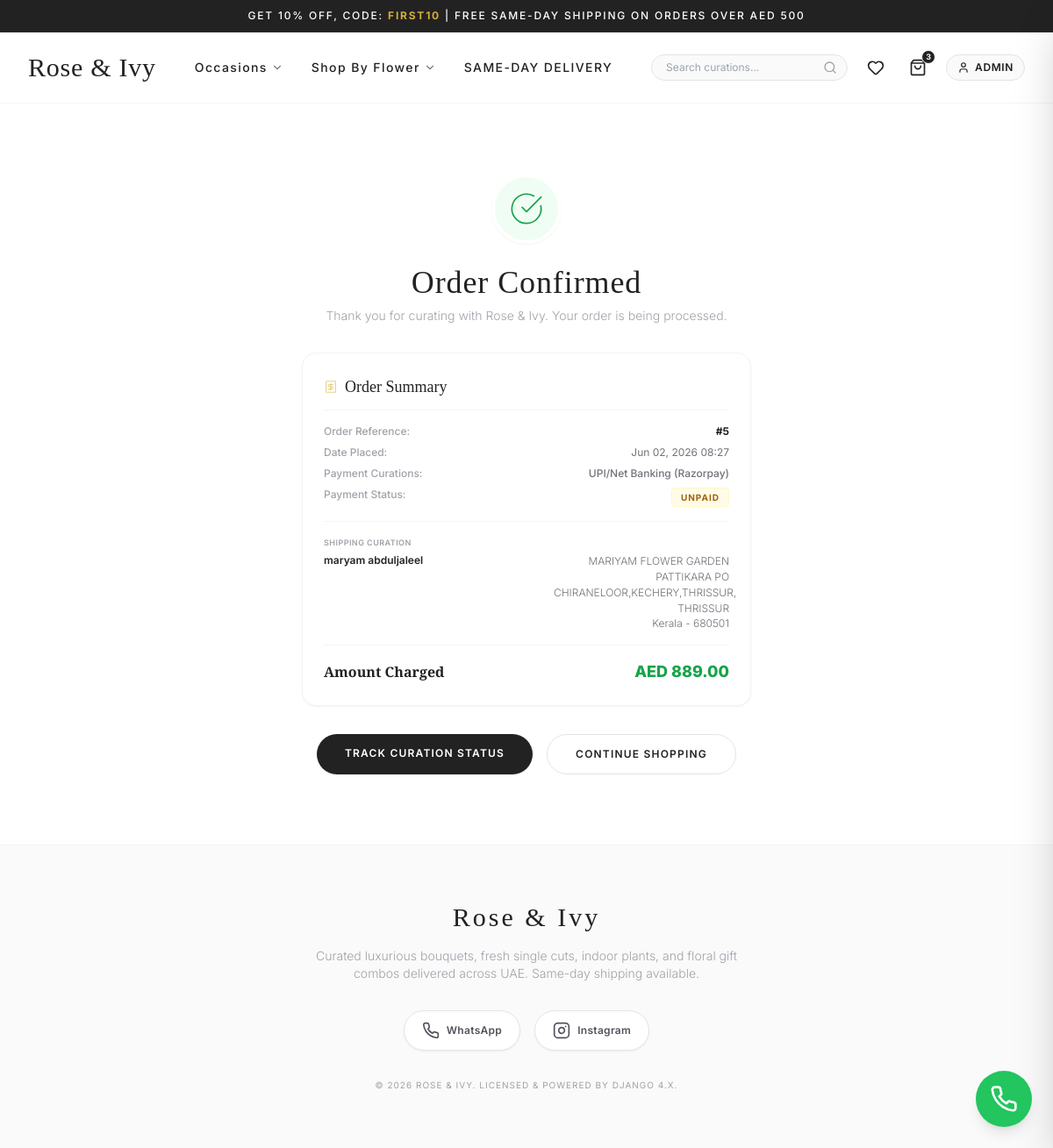
The app's page /orders/confirmation/5/ (signed in), older data.
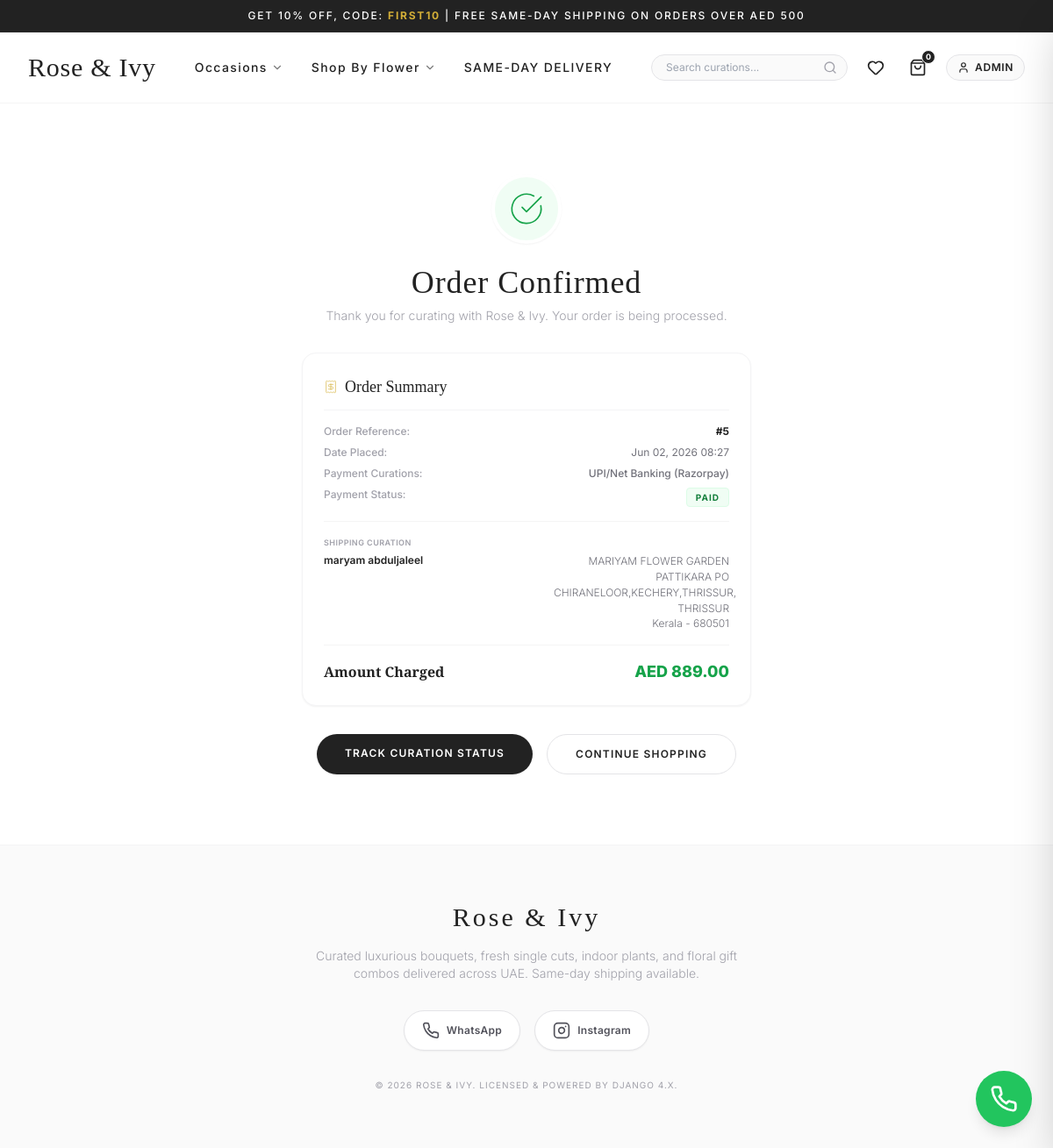
The same page, newer data.
### orders/models.py (models this page shows, shortened)
class Order(models.Model):
    ORDER_STATUS = (
        ('Pending', 'Pending'),
        ('Processing', 'Processing'),
        ('Shipped', 'Shipped'),
        ('Delivered', 'Delivered'),
    )
    PAYMENT_STATUS = (
        ('UNPAID', 'Unpaid'),
        ('PAID', 'Paid'),
        ('FAILED', 'Failed'),
    )
    PAYMENT_METHODS = (
        ('RAZORPAY', 'UPI/Net Banking (Razorpay)'),
    )
    user = models.ForeignKey(User, on_delete=models.CASCADE, related_name='orders')
    address = models.ForeignKey(Address, on_delete=models.SET_NULL, null=True, blank=True)
    total = models.DecimalField(max_digits=10, decimal_places=2)
    coupon = models.ForeignKey(Coupon, on_delete=models.SET_NULL, null=True, blank=True)
    discount_amount = models.DecimalField(max_digits=10, decimal_places=2, default=0.00)
    payment_method = models.CharField(max_length=20, choices=PAYMENT_METHODS)
    payment_status = models.CharField(max_length=20, choices=PAYMENT_STATUS, default='UNPAID')
    order_status = models.CharField(max_length=20, choices=ORDER_STATUS, default='Pending')
    gateway_order_id = models.CharField(max_length=100, blank=True, null=True)
    created_at = models.DateTimeField(auto_now_add=True)
    class Meta:
        ordering = ['-created_at']

### accounts/models.py (models this page shows, shortened)
class Address(models.Model):
    user = models.ForeignKey(User, on_delete=models.CASCADE, related_name='addresses')
    full_name = models.CharField(max_length=100)
    phone = models.CharField(max_length=15)
    street = models.CharField(max_length=255)
    city = models.CharField(max_length=100)
    state = models.CharField(max_length=100)
    pincode = models.CharField(max_length=10)
    is_default = models.BooleanField(default=False)
    class Meta:
        verbose_name_plural = "Addresses"

### orders/views.py (the view)
# urls.py: path('confirmation/<int:order_id>/', views.confirmation_view, name='confirmation'),
@login_required
def confirmation_view(request, order_id):
    order = get_object_or_404(Order, pk=order_id, user=request.user)
    return render(request, 'orders/confirmation.html', {'order': order})

### cart/context_processors.py (called while the page is built)
def cart_processor(request):
    cart_total_items = 0
    if request.user.is_authenticated:
        cart = Cart.objects.filter(user=request.user).first()
        if cart:
            cart_total_items = cart.total_items
    else:
        session_key = request.session.session_key
        if session_key:
            cart = Cart.objects.filter(session_key=session_key).first()
            if cart:
                cart_total_items = cart.total_items
    return {
        'cart_total_items': cart_total_items
    }

### cart/models.py (called while the page is built)
    @property
    def total_items(self):
        return sum(item.quantity for item in self.items.all())

### core/context_processors.py (called while the page is built)
def social_settings(request):
    return {
        'settings': {
            'WHATSAPP_PHONE_NUMBER': getattr(settings, 'WHATSAPP_PHONE_NUMBER', '971501234567'),
            'INSTAGRAM_USERNAME': getattr(settings, 'INSTAGRAM_USERNAME', 'roseandivyflowers'),
        }
    }

### templates/orders/confirmation.html (shortened to what this page needs)
{% extends 'base.html' %}
{% load static %}
{% block content %}
<div class="max-w-2xl mx-auto py-12 select-none text-center">
    <div class="inline-flex items-center justify-center bg-green-50 text-green-600 rounded-full mb-6 border-4 border-white shadow-sm w-20 h-20">
        <i data-lucide="check-circle" class="w-10 h-10 stroke-1"></i>
    </div>
    <h1 class="font-serif text-3xl md:text-4xl font-medium text-brandCharcoal tracking-wide mb-2">Order Confirmed</h1>
    <p class="text-zinc-400 text-xs md:text-sm font-light mb-8">Thank you for curating with Rose & Ivy. Your order is being processed.</p>
    <div class="bg-white border border-zinc-100 p-6 rounded-2xl shadow-sm text-left mb-8 max-w-lg mx-auto space-y-4">
        <h3 class="font-serif text-lg font-medium text-brandCharcoal border-b border-zinc-100 pb-3 flex items-center gap-2">
            <i data-lucide="receipt" class="w-4 h-4 text-brandGold stroke-1"></i> Order Summary
        </h3>
        <div class="grid grid-cols-2 gap-2 text-xs">
            <span class="text-zinc-400 font-medium">Order Reference:</span>
            <span class="text-right font-bold text-brandCharcoal">#{{ order.id }}</span>
            <span class="text-zinc-400 font-medium">Date Placed:</span>
            <span class="text-right text-zinc-500">{{ order.created_at|date:"M d, Y H:i" }}</span>
            <span class="text-zinc-400 font-medium">Payment Curations:</span>
            <span class="text-right text-zinc-500 font-medium">{{ order.get_payment_method_display }}</span>
            <span class="text-zinc-400 font-medium">Payment Status:</span>
            <div class="text-right">
                <span class="inline-block text-[10px] uppercase tracking-widest font-bold {% if order.payment_status == 'PAID' %}bg-green-50 text-green-700 border border-green-100{% else %}bg-yellow-50 text-yellow-700 border border-yellow-100{% endif %} px-2.5 py-0.5 rounded">
                    {{ order.get_payment_status_display }}
                </span>
            </div>
        </div>
        <div class="border-t border-zinc-100 pt-4 text-xs space-y-1">
            <span class="text-zinc-400 font-semibold uppercase tracking-wider text-[9px] block mb-1">Shipping Curation</span>
            <div class="flex justify-between items-start gap-4">
                <span class="font-semibold text-brandCharcoal">{{ order.address.full_name }}</span>
                <div class="text-right text-zinc-500 font-light max-w-[200px]">
                    <p class="leading-normal">{{ order.address.street }}, {{ order.address.city }}</p>
                    <p>{{ order.address.state }} - {{ order.address.pincode }}</p>
                </div>
            </div>
        </div>
        <div class="border-t border-zinc-100 pt-4 flex justify-between items-baseline">
            <span class="font-serif text-base font-semibold text-brandCharcoal">Amount Charged</span>
            <span class="font-sans font-extrabold text-lg text-green-600">AED {{ order.total }}</span>
        </div>
    </div>
    <div class="flex flex-wrap justify-center gap-4 mt-8 text-xs font-semibold uppercase tracking-widest">
        <a href="{% url 'orders:order_detail' order.id %}" class="bg-brandCharcoal text-white hover:bg-brandGold transition-colors py-3.5 px-8 rounded-full shadow-sm">
            Track Curation Status
        </a>
        <a href="{% url 'store:product_list' %}" class="border border-zinc-200 text-brandCharcoal hover:bg-zinc-50 transition-colors py-3.5 px-8 rounded-full">
            Continue Shopping
        </a>
    </div>
</div>
{% endblock %}

### templates/base.html (shortened to what the changed rows need)
{% load static %}
<!DOCTYPE html>
<html lang="en">
<head>
    <script src="https://cdn.tailwindcss.com"></script>
</head>
<body class="bg-brandWhite text-brandCharcoal font-sans min-h-screen flex flex-col antialiased">
    <header class="sticky top-0 bg-white/95 backdrop-blur-md z-40 border-b border-zinc-100 transition-all">
        <div class="max-w-7xl mx-auto px-4 sm:px-6 lg:px-8 h-20 flex items-center justify-between">
            <div class="flex items-center gap-4">
                <button onclick="openCartDrawer()" class="text-brandCharcoal hover:text-brandGold p-1.5 transition-colors relative" title="Shopping Bag">
                    <i data-lucide="shopping-bag" class="w-5 h-5"></i>
                    <span id="cart-badge" class="absolute -top-1 -right-1 bg-brandCharcoal text-white text-[9px] font-bold rounded-full w-4 h-4 flex items-center justify-center border border-white">
                        {{ cart_total_items|default:0 }}
                    </span>
                </button>
            </div>
        </div>
    </header>
    <main class="flex-grow py-8 max-w-7xl mx-auto px-4 sm:px-6 lg:px-8 w-full">
        {% block content %}{% endblock %}
    </main>
</body>
</html>

Row changes from the older to the newer data that the page shows:
changed Order "UPI/Net Banking (Razorpay)": payment_status "UNPAID" → "PAID"
Text that changed along with them:
{{ cart_total_items|default:0 }}: "3" → "0"
